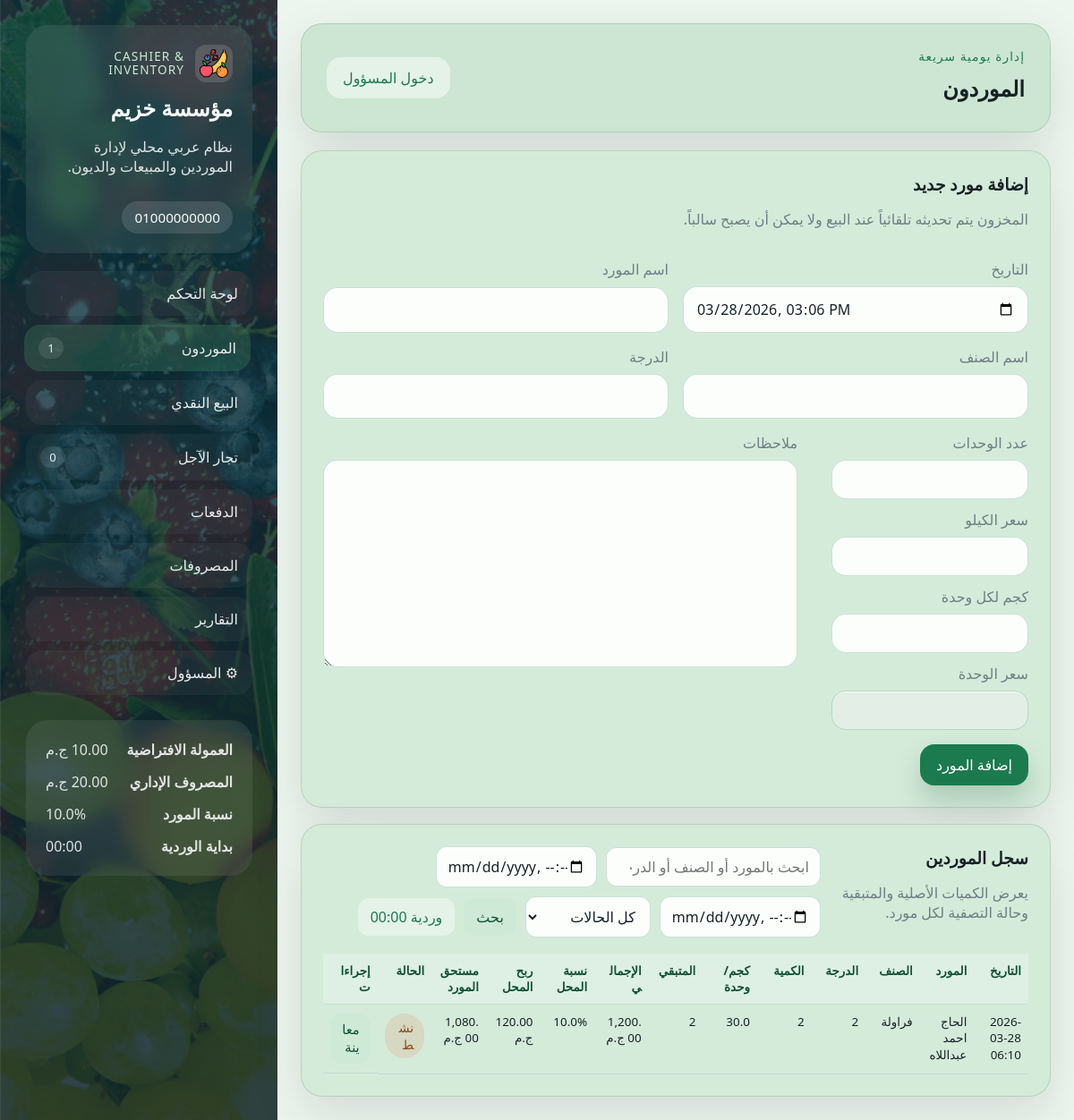
The app's page /suppliers/, older data.
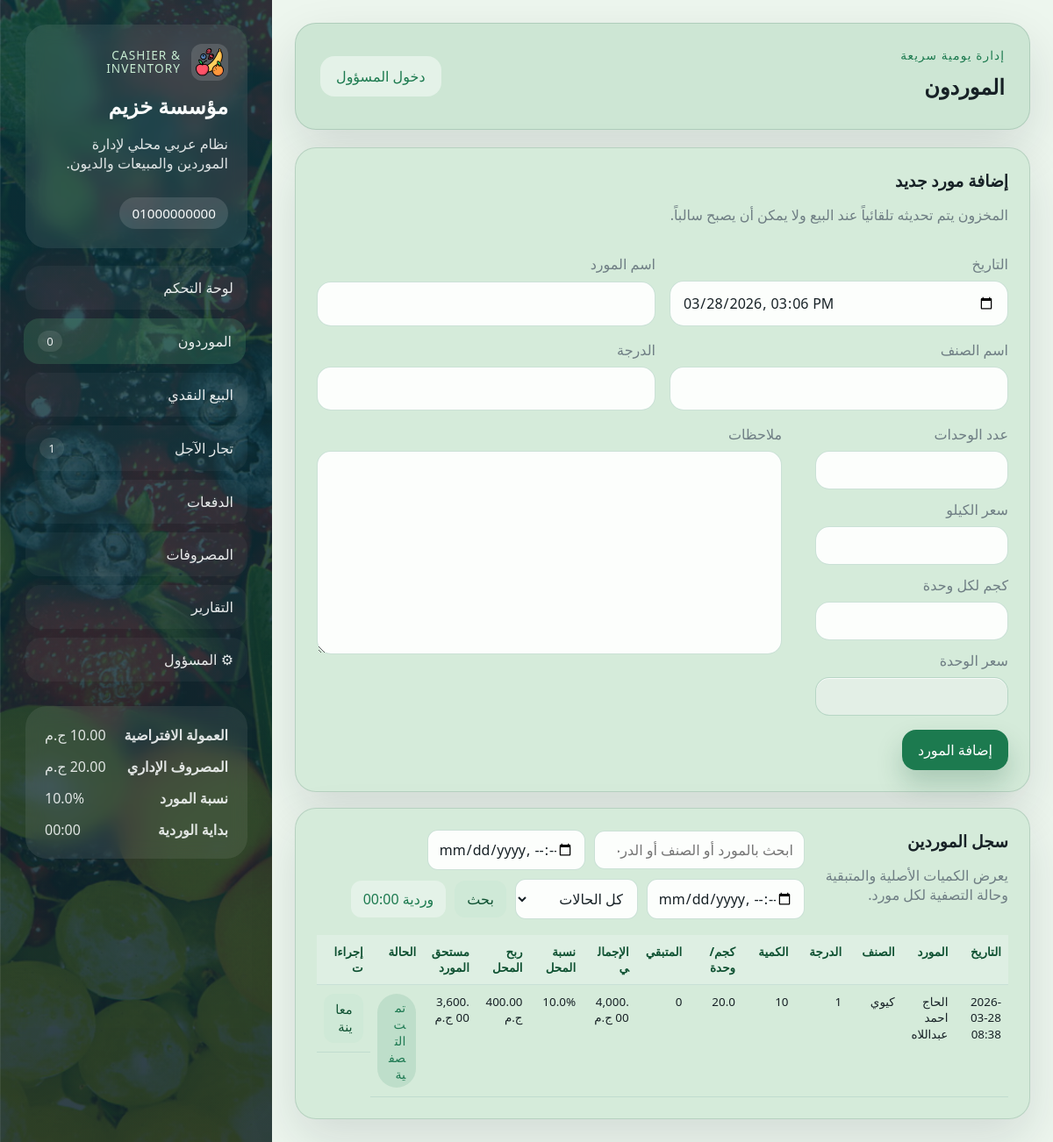
The same page, newer data.
### models/settings.py (models this page shows)
class Settings(Base):
    __tablename__ = "settings"
    id: Mapped[int] = mapped_column(Integer, primary_key=True)
    company_name: Mapped[str] = mapped_column(String(120), nullable=False)
    phone_number: Mapped[str] = mapped_column(String(255), nullable=False)
    commission_per_unit: Mapped[float] = mapped_column(Float, nullable=False, default=0.0)
    admin_expense: Mapped[float] = mapped_column(Float, nullable=False, default=0.0)
    supplier_profit_percentage: Mapped[float] = mapped_column(Float, nullable=False, default=0.0)
    shift_cutoff_time: Mapped[str] = mapped_column(String(5), nullable=False, default="00:00")
    admin_password: Mapped[str] = mapped_column(String(255), nullable=False)

### models/supplier.py (models this page shows, shortened)
class Supplier(Base):
    __tablename__ = "suppliers"
    id: Mapped[int] = mapped_column(Integer, primary_key=True)
    date: Mapped[datetime] = mapped_column(DateTime, nullable=False, default=datetime.now)
    supplier_name: Mapped[str] = mapped_column(String(120), nullable=False)
    fruit_name: Mapped[str] = mapped_column(String(120), nullable=False)
    units_count: Mapped[int] = mapped_column(Integer, nullable=False)
    remaining_units: Mapped[int] = mapped_column(Integer, nullable=False)
    class_number: Mapped[str] = mapped_column(String(50), nullable=False)
    price_per_unit: Mapped[float] = mapped_column(Float, nullable=False)
    kilograms_per_unit: Mapped[float] = mapped_column(Float, nullable=False, default=0.0)
    supplier_profit_percentage: Mapped[float] = mapped_column(Float, nullable=False, default=0.0)
    total_price: Mapped[float] = mapped_column(Float, nullable=False)
    notes: Mapped[str | None] = mapped_column(Text, nullable=True)
    is_cleared: Mapped[bool] = mapped_column(Boolean, nullable=False, default=False)
    allocations = relationship(
        "InventoryAllocation", back_populates="supplier", cascade="all, delete-orphan"
    )
    @property
    def company_profit_total(self) -> float:
        return round(self.total_price * (self.supplier_profit_percentage / 100), 2)
    @property
    def supplier_payout_total(self) -> float:
        return round(self.total_price - self.company_profit_total, 2)

### routes/supplier_routes.py (the view, shortened to what this page needs)
@supplier_bp.route("/", methods=["GET", "POST"])
def suppliers():
    db_session = get_session()
    settings = get_or_create_settings(db_session)
    is_admin_user = is_admin_logged_in()
    edit_supplier = None
    edit_id = parse_int(request.args.get("edit"))
    if edit_id:
        if not is_admin_user:
            flash("تعديل سجلات الموردين يحتاج صلاحية المسؤول.", "error")
            return redirect(url_for("admin.login", next=url_for("suppliers.suppliers")))
        edit_supplier = db_session.get(Supplier, edit_id)
    search_query = request.args.get("q", "").strip()
    date_from = request.args.get("date_from", "").strip()
    date_to = request.args.get("date_to", "").strip()
    status_filter = request.args.get("status", "").strip()
    suppliers_query = db_session.query(Supplier)
    suppliers_query = apply_date_range(suppliers_query, Supplier.date, date_from or None, date_to or None)
    if status_filter == "active":
        suppliers_query = suppliers_query.filter(Supplier.remaining_units > 0)
    elif status_filter == "cleared":
        suppliers_query = suppliers_query.filter(Supplier.remaining_units <= 0)
    suppliers_list = suppliers_query.order_by(Supplier.date.desc(), Supplier.id.desc()).all()
    context = {
        **build_base_context(db_session),
        "page_title": "الموردون",
        "suppliers_list": suppliers_list,
        "edit_supplier": edit_supplier,
        "search_query": search_query,
        "date_from": date_from,
        "date_to": date_to,
        "status_filter": status_filter,
    }
    return render_template("suppliers.html", **context)

### templates/suppliers.html (shortened to what this page needs)
{% extends "base.html" %}
{% block content %}
<section class="content-grid single-wide">
    <article class="panel form-panel">
        <div class="panel-head">
            <div>
                <h3>{{ "تعديل مورد" if edit_supplier else "إضافة مورد جديد" }}</h3>
                <p>المخزون يتم تحديثه تلقائياً عند البيع ولا يمكن أن يصبح سالباً.</p>
            </div>
        </div>
        <form class="form-grid supplier-form-grid" method="post" data-supplier-form>
            <label>
                <span>التاريخ</span>
                <input type="datetime-local" name="date" value="{{ edit_supplier.date|datetime_input if edit_supplier else now_string }}" required>
            </label>
            <label>
                <span>اسم المورد</span>
                <input type="text" name="supplier_name" value="{{ edit_supplier.supplier_name if edit_supplier else '' }}" required>
            </label>
            <label>
                <span>اسم الصنف</span>
                <input type="text" name="fruit_name" value="{{ edit_supplier.fruit_name if edit_supplier else '' }}" required>
            </label>
            <label>
                <span>الدرجة</span>
                <input type="text" name="class_number" value="{{ edit_supplier.class_number if edit_supplier else '' }}" required>
            </label>
            <div class="supplier-form-layout full-width">
                <div class="supplier-side-stack">
                    <label class="compact-field">
                        <span>عدد الوحدات</span>
                        <input type="number" min="1" name="units_count" value="{{ edit_supplier.units_count if edit_supplier else '' }}" required>
                    </label>
                    <label class="compact-field">
                        <span>سعر الكيلو</span>
                        <input
                            type="number"
                            min="0"
                            step="0.01"
                            name="price_per_kilogram"
                            value="{% if edit_supplier and edit_supplier.kilograms_per_unit %}{{ '%.2f'|format(edit_supplier.price_per_unit / edit_supplier.kilograms_per_unit) }}{% endif %}"
                            required
                        >
                    </label>
                    <label class="compact-field">
                        <span>كجم لكل وحدة</span>
                        <input type="number" min="0.01" step="0.01" name="kilograms_per_unit" value="{{ edit_supplier.kilograms_per_unit if edit_supplier else '' }}" required>
                    </label>
                    <label class="compact-field">
                        <span>سعر الوحدة</span>
                        <input type="number" min="0" step="0.01" name="price_per_unit" value="{{ edit_supplier.price_per_unit if edit_supplier else '' }}" readonly required>
                    </label>
                </div>
                <label class="supplier-notes-field">
                    <span>ملاحظات</span>
                    <textarea name="notes" rows="3">{{ edit_supplier.notes if edit_supplier else '' }}</textarea>
                </label>
            </div>
            <div class="form-actions full-width">
                <button class="btn btn-primary" type="submit">{{ "حفظ التعديل" if edit_supplier else "إضافة المورد" }}</button>
            </div>
        </form>
    </article>
    <article class="panel">
        <div class="panel-head">
            <div>
                <h3>سجل الموردين</h3>
                <p>يعرض الكميات الأصلية والمتبقية وحالة التصفية لكل مورد.</p>
            </div>
            <form class="inline-form" method="get">
                <input type="search" name="q" value="{{ search_query }}" placeholder="ابحث بالمورد أو الصنف أو الدرجة">
                <input type="datetime-local" name="date_from" value="{{ date_from }}">
                <input type="datetime-local" name="date_to" value="{{ date_to }}">
                <select name="status">
                    <option value="">كل الحالات</option>
                </select>
                <button class="btn btn-secondary" type="submit">بحث</button>
            </form>
        </div>
        <div class="table-wrap records-scroll">
            <table class="supplier-table">
                <thead>
                    <tr>
                        <th>التاريخ</th>
                        <th>المورد</th>
                        <th>الصنف</th>
                        <th>الدرجة</th>
                        <th>الكمية</th>
                        <th>كجم/وحدة</th>
                        <th>المتبقي</th>
                        <th>الإجمالي</th>
                        <th>نسبة المحل</th>
                        <th>ربح المحل</th>
                        <th>مستحق المورد</th>
                        <th>الحالة</th>
                        <th>إجراءات</th>
                    </tr>
                </thead>
                <tbody>
                    {% for supplier in suppliers_list %}
                        <tr>
                            <td>{{ supplier.date|date_ar }}</td>
                            <td>{{ supplier.supplier_name }}</td>
                            <td>{{ supplier.fruit_name }}</td>
                            <td>{{ supplier.class_number }}</td>
                            <td>{{ supplier.units_count }}</td>
                            <td>{{ supplier.kilograms_per_unit }}</td>
                            <td>{{ supplier.remaining_units }}</td>
                            <td>{{ supplier.total_price|currency }}</td>
                            <td>{{ supplier.supplier_profit_percentage }}%</td>
                            <td>{{ supplier.company_profit_total|currency }}</td>
                            <td>{{ supplier.supplier_payout_total|currency }}</td>
                            <td>
                                <span class="status {{ 'paid' if supplier.is_cleared else 'partial' }}">
                                    {{ "تمت التصفية" if supplier.is_cleared else "نشط" }}
                                </span>
                            </td>
                            <td class="actions-cell">
                                <a class="btn btn-small btn-secondary" href="{{ url_for('suppliers.supplier_receipt', supplier_id=supplier.id) }}">معاينة</a>
                            </td>
                        </tr>
                    {% else %}
                        <tr><td colspan="13" class="empty-state">لا توجد نتائج مطابقة حالياً.</td></tr>
                    {% endfor %}
                </tbody>
            </table>
        </div>
    </article>
</section>
{% endblock %}

### templates/base.html (shortened to what this page needs)
<!doctype html>
<html lang="ar" dir="rtl">
<head>
    <link rel="stylesheet" href="{{ url_for('static', filename='css/style.css') }}">
</head>
<body
    data-shift-cutoff="{{ shift_cutoff_range.cutoff }}"
    data-shift-start="{{ shift_cutoff_range.start }}"
    data-shift-end="{{ shift_cutoff_range.end }}"
>
    <div class="page-shell">
        <aside class="sidebar">
            <div class="brand-card">
                <div class="brand-kicker-row">
                    <img class="brand-logo" src="{{ url_for('static', filename='fruitsIcon.png') }}" alt="شعار النظام">
                    <span class="brand-kicker">Cashier & Inventory</span>
                </div>
                <h1>{{ settings.company_name }}</h1>
                <p>نظام عربي محلي لإدارة الموردين والمبيعات والديون.</p>
                <div class="brand-meta-stack">
                    {% for phone in phone_numbers %}
                        <div class="meta-pill">{{ phone }}</div>
                    {% endfor %}
                </div>
            </div>
            <nav class="nav-links">
                <a class="{{ 'active' if request.endpoint == 'admin.dashboard' else '' }}" href="{{ url_for('admin.dashboard') }}">لوحة التحكم</a>
                <a class="{{ 'active' if request.endpoint == 'suppliers.suppliers' else '' }}" href="{{ url_for('suppliers.suppliers') }}">الموردون <span>{{ nav_badges.open_suppliers }}</span></a>
                <a class="{{ 'active' if request.endpoint == 'retail.retail' else '' }}" href="{{ url_for('retail.retail') }}">البيع النقدي</a>
                <a class="{{ 'active' if request.endpoint == 'special_retailers.special_retailers' else '' }}" href="{{ url_for('special_retailers.special_retailers') }}">تجار الآجل <span>{{ nav_badges.unpaid_retailers }}</span></a>
                <a class="{{ 'active' if request.endpoint == 'payments.payments' else '' }}" href="{{ url_for('payments.payments') }}">الدفعات</a>
                <a class="{{ 'active' if request.endpoint == 'expenses.expenses' else '' }}" href="{{ url_for('expenses.expenses') }}">المصروفات</a>
                <a class="{{ 'active' if request.endpoint == 'admin.reports' else '' }}" href="{{ url_for('admin.reports') }}">التقارير</a>
                <a class="{{ 'active' if request.endpoint in ['admin.admin_panel', 'admin.login'] else '' }}" href="{{ url_for('admin.admin_panel' if is_admin else 'admin.login') }}">&#9881; المسؤول</a>
            </nav>
            <div class="settings-card sidebar-spacer">
                <div>
                    <strong>العمولة الافتراضية</strong>
                    <span>{{ settings.commission_per_unit|currency }}</span>
                </div>
                <div>
                    <strong>المصروف الإداري</strong>
                    <span>{{ settings.admin_expense|currency }}</span>
                </div>
                <div>
                    <strong>نسبة المورد</strong>
                    <span>{{ settings.supplier_profit_percentage }}%</span>
                </div>
                <div>
                    <strong>بداية الوردية</strong>
                    <span>{{ settings.shift_cutoff_time }}</span>
                </div>
            </div>
        </aside>
        <main class="main-content">
            <header class="topbar">
                <div>
                    <span class="topbar-label">إدارة يومية سريعة</span>
                    <h2>{{ page_title or "نظام الكاشير" }}</h2>
                </div>
                <div class="topbar-actions">
                    {% if is_admin %}
                        <form method="post" action="{{ url_for('admin.logout') }}">
                            <button class="btn btn-ghost" type="submit">تسجيل الخروج</button>
                        </form>
                    {% else %}
                        <a class="btn btn-ghost" href="{{ url_for('admin.login') }}">دخول المسؤول</a>
                    {% endif %}
                </div>
            </header>
            {% block content %}{% endblock %}
        </main>
    </div>
</body>
</html>

Row changes from the older to the newer data that the page shows:
changed Supplier "الحاج احمد عبداللاه": date "2026-03-28 06:10" → "2026-03-28 08:38"; fruit_name "فراولة" → "كيوي"; class_number "2" → "1"; units_count "2" → "10"; kilograms_per_unit "30.0" → "20.0"; remaining_units "2" → "0"; total_price "1,200.00 ج.م" → "4,000.00 ج.م"; company_profit_total "120.00 ج.م" → "400.00 ج.م"; supplier_payout_total "1,080.00 ج.م" → "3,600.00 ج.م"; is_cleared "نشط" → "تمت التصفية"
Text that changed along with them:
{{ nav_badges.open_suppliers }}: "1" → "0"
{{ nav_badges.unpaid_retailers }}: "0" → "1"
